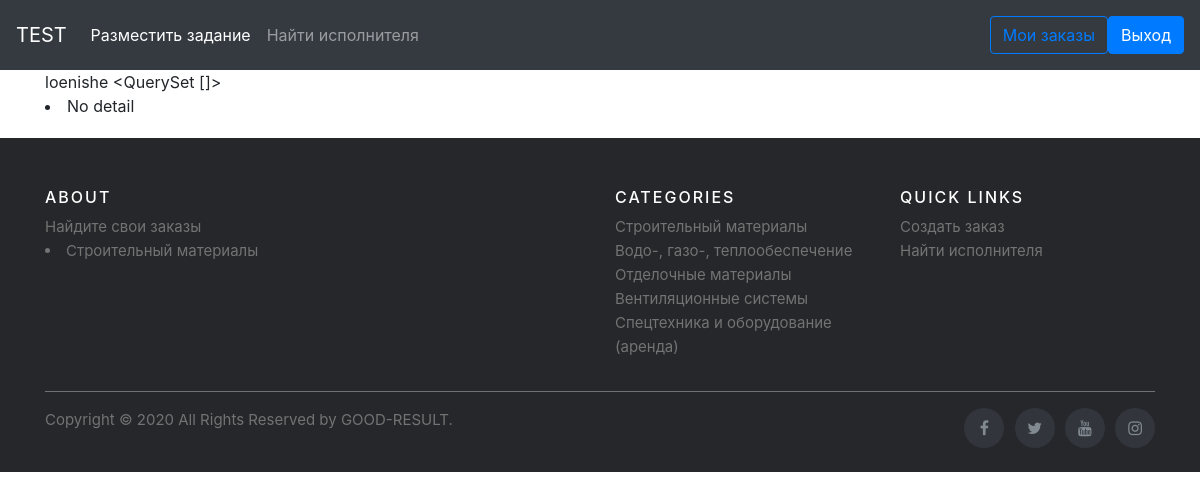
/mybanners/ (signed in), run on an earlier commit of the app's database.
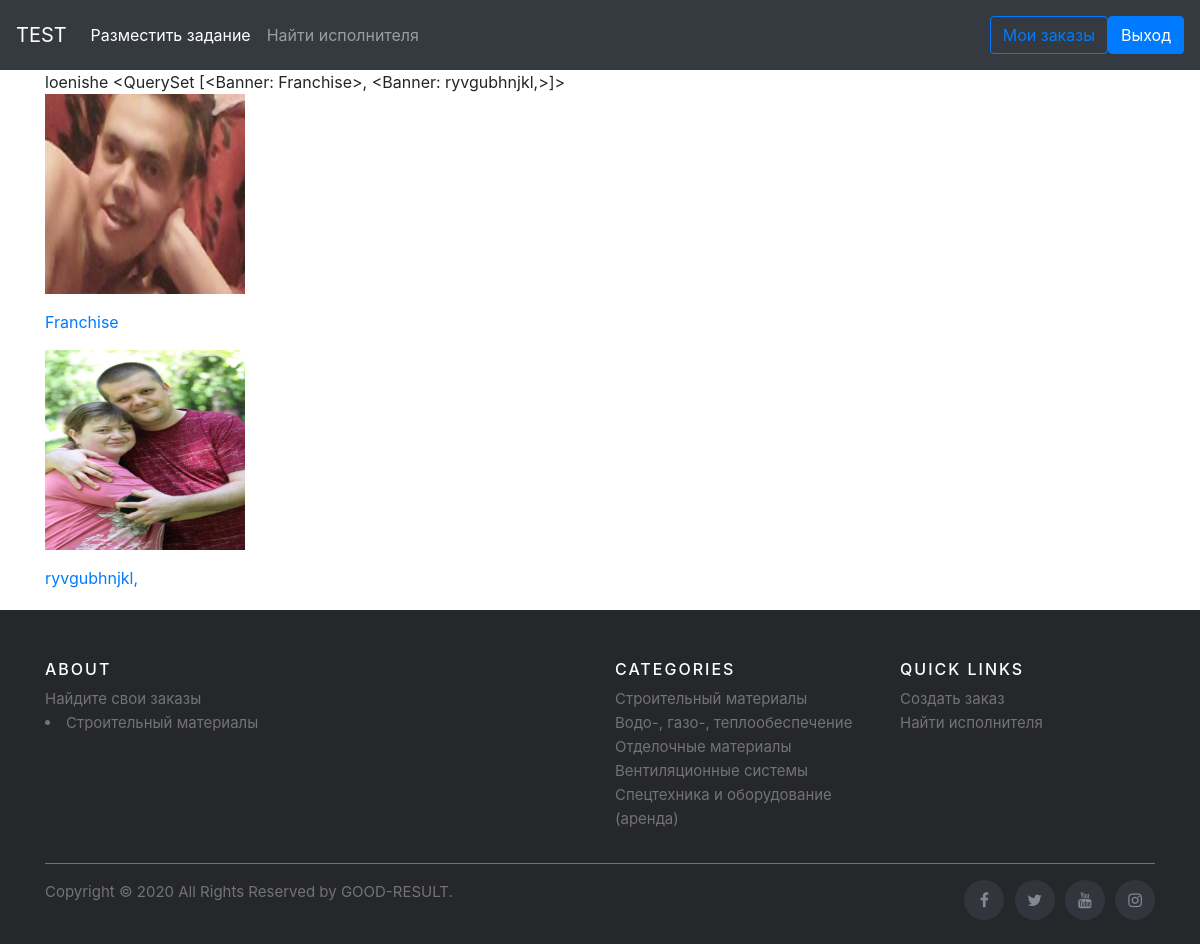
And on a later commit of the database.
### adverts/models.py (models this page shows)
class Banner(models.Model):
    category3 = models.ForeignKey(Category3, on_delete=models.CASCADE, related_name='banner')
    title = models.CharField("Наименование", max_length=150)
    description = models.TextField('Описание')
    pub_time = models.DateTimeField('Дата публикации', default=timezone.now())
    price = models.IntegerField('Цена')
    amount = models.IntegerField('Количество')
    image = models.ImageField('Изображение', upload_to='adverts/', null=True)
    addition = models.TextField('Дополнительная информация')
    author = models.ForeignKey(User, related_name='mybanners', on_delete=models.CASCADE, null=True)
    def __str__(self):
        return self.title
    class Meta:
        verbose_name = "Объявление"
        verbose_name_plural = "Объявления"

### adverts/views.py (the view)
# urls.py: path('mybanners/', views.MyOrdersListView.as_view(), name='mybanners'),
class MyOrdersListView(generic.base.View):
    def get(self, request):
        return render(request, 'adverts/mybanners.html')

### templates/adverts/mybanners.html
{% extends "base.html" %}
{% load static %}
{% block content %}
  {{user}}
{{user.mybanners.all}}
  {% for banner in user.mybanners.all %}
      <p><img src="{{ banner.image.url }}" alt="" width="200" height="200"></p>
      <p><a href="{% url 'adverts:banner_detail' banner.category3.parent_category.parent_category.id banner.category3.parent_category.id banner.category3.id banner.id %}">{{ banner.title }}</a></p>
  {% empty %}
      <li>No detail</li>
  {% endfor %}
{% endblock %}

### templates/base.html (shortened to what this page needs)
<!DOCTYPE html>
  {% load static %}
  <html lang="en">
    <head>
      <link rel="stylesheet" href="https://cdnjs.cloudflare.com/ajax/libs/font-awesome/4.7.0/css/font-awesome.min.css"/>
      <link rel="stylesheet" href="{% static 'css/main.css' %}"   >
      <link rel="stylesheet" href="{% static 'css/album.css' %}"  >
      <link rel="stylesheet" href="{% static 'css/footer.css' %}"  >
      <link rel="stylesheet" href="{% static 'css/media.css' %}"  >
    </head>
    <body>
      <header>
        <nav class="navbar navbar-expand-lg navbar-dark bg-dark">
          <div class="collapse navbar-collapse" id="navbarTogglerDemo01">
            <a class="navbar-brand" href="/">TEST</a>
            <ul class="navbar-nav mr-auto mt-2 mt-lg-0">
              <li class="nav-item active">
                <a class="nav-link" href="{% url 'adverts:addbanner' %}">Разместить задание <span class="sr-only">(current)</span></a>
              </li>
              <li class="nav-item">
                <a class="nav-link" href="#">Найти исполнителя</a>
              </li>
            </ul>
            {% if user.is_authenticated %}
                <a href="{% url 'adverts:mybanners' %}" class="btn btn-outline-primary my-2"> Мои заказы</a>
                <a href="{% url 'account_logout' %}"    class="btn btn-primary my-2">Выход</a>
            {% else %}
              <form class="form-inline my-2 my-lg-0">
                <a href="{% url 'account_signup' %}" class="btn btn-primary my-2">Регистрация</a>
                <a href="{% url 'account_login' %}" class="btn btn-secondary my-2">Логин</a>
              </form>
            {% endif %}
          </div>
        </nav>
      </header>
      <main role="main" class="container">
        {% block content %}{% endblock %}
      </main>
        <footer class="site-footer">
          <div class="container">
            <div class="row">
              <div class="col-sm-12 col-md-6">
                <h6>About</h6>
                <a class="text-justify">Найдите свои заказы</a>
                <li><a href="{% url 'adverts:detail' 3 %}">Строительный материалы</a></li>
              </div>
              <div class="col-xs-6 col-md-3">
                <h6>Categories</h6>
                <ul class="footer-links">
                  <li><a href="{% url 'adverts:detail' 3 %}">Строительный материалы</a></li>
                  <li><a href="{% url 'adverts:detail' 4 %}">Водо-, газо-, теплообеспечение</a></li>
                  <li><a href="{% url 'adverts:detail' 5 %}">Отделочные материалы</a></li>
                  <li><a href="{% url 'adverts:detail' 6 %}">Вентиляционные системы</a></li>
                  <li><a href="{% url 'adverts:detail' 7 %}">Спецтехника и оборудование (аренда)</a></li>
                </ul>
              </div>
              <div class="col-xs-6 col-md-3">
                <h6>Quick Links</h6>
                <ul class="footer-links">
                  <li><a href="{% url 'adverts:addbanner' %}">Создать заказ</a></li>
                  <li><a href="">Найти исполнителя</a></li>
                </ul>
              </div>
            </div>
            <hr>
          </div>
          <div class="container">
            <div class="row">
              <div class="col-md-8 col-sm-6 col-xs-12">
                <p class="copyright-text">Copyright &copy; 2020 All Rights Reserved by
              <a href="#">GOOD-RESULT</a>.
                </p>
              </div>
              <div class="col-md-4 col-sm-6 col-xs-12">
                <ul class="social-icons">
                  <li><a class="facebook" href="#"><i class="fa fa-facebook"></i></a></li>
                  <li><a class="twitter" href="#"><i class="fa fa-twitter"></i></a></li>
                  <li><a class="youtube" href="#"><i class="fa fa-youtube"></i></a></li>
                  <li><a class="instagram" href="#"><i class="fa fa-instagram"></i></a></li>
                </ul>
              </div>
            </div>
          </div>
        </footer>
    </body>
  </html>

### static/css/album.css (style rules this page uses)
:root { --jumbotron-padding-y: 3rem; }
footer { padding-top: 3rem; padding-bottom: 3rem; }
footer p { margin-bottom: .25rem; }

### static/css/footer.css (style rules this page uses)
.site-footer { background-color:#26272b; padding:45px 0 20px; font-size:15px; line-height:24px; color:#737373; margin-top:20px; }
.site-footer hr { border-top-color:#bbb; opacity:0.5 }
.site-footer h6 { color:#fff; font-size:16px; text-transform:uppercase; margin-top:5px; letter-spacing:2px }
.site-footer a { color:#737373; }
.footer-links { padding-left:0; list-style:none }
.footer-links li { display:block }
.footer-links a { color:#737373 }
.site-footer .social-icons { text-align:right }
.site-footer .social-icons a { width:40px; height:40px; line-height:40px; margin-left:6px; margin-right:0; border-radius:100%; background-color:#33353d }
.copyright-text { margin:0 }
.social-icons { padding-left:0; margin-bottom:0; list-style:none }
.social-icons li { display:inline-block; margin-bottom:4px }
.social-icons a { background-color:#eceeef; color:#818a91; font-size:16px; display:inline-block; line-height:44px; width:44px; height:44px; text-align:center; margin-right:8px; border-radius:100%; -webkit-transition:all .2s linear; -o-transition:all .2s linear; transition:all .2s linear }

What changed in the data, as far as the page shows it:
added Banner: image (picture), title "Franchise"
added Banner: image (picture), title "ryvgubhnjkl,"
Also different on the page:
{{ user.mybanners.all }}: "<QuerySet []>" → "<QuerySet [<Banner: Franchise>, <Banner: ryvgubhnjkl,>]>"
text no longer shown: "No detail"
